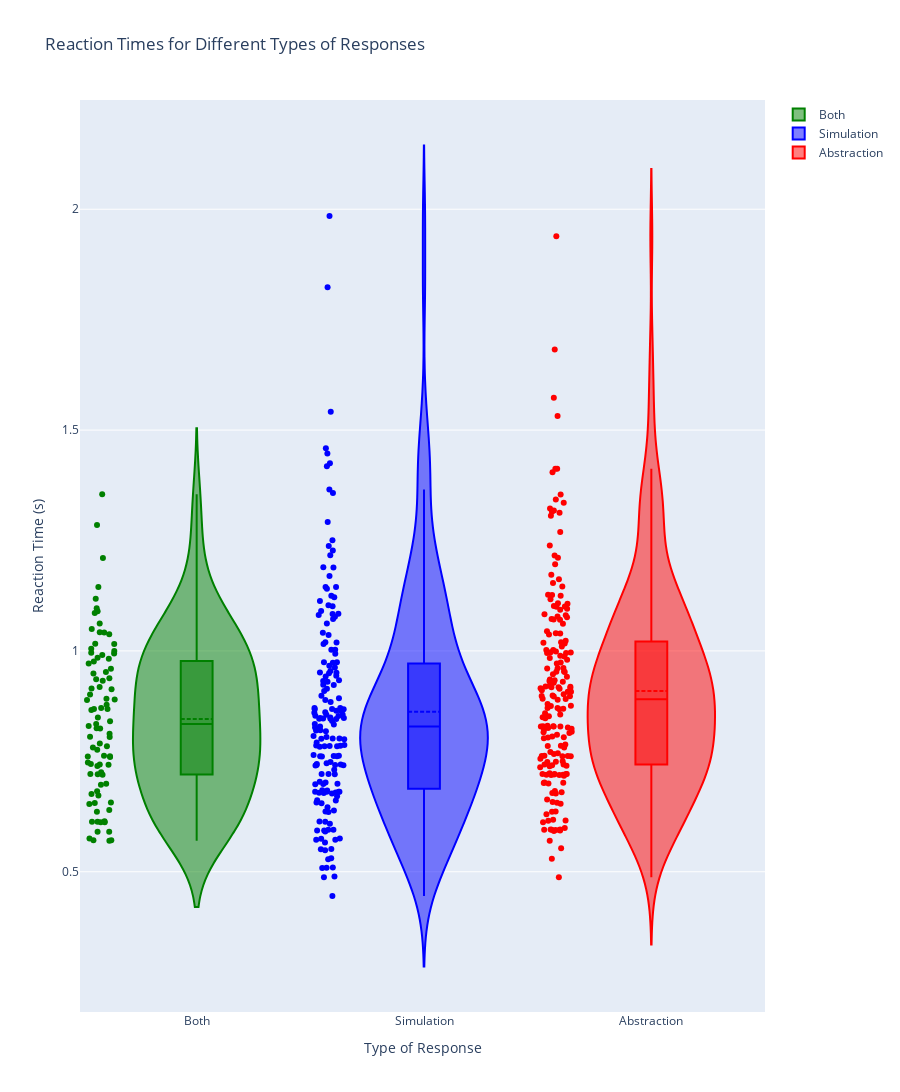

Notebook source saved alongside this figure:
### Code cell
rt_dubs = get_rt(all_subs, hypothesis="both", include_dubtrials="only", return_df=True)
rt_separate = get_rt(all_subs, hypothesis="both", include_dubtrials=False, return_df=True)
sim_rt = rt_separate["simulation"]["rt"]
abs_rt = rt_separate["abstraction"]["rt"]
both_rt = rt_dubs["sim + abs"]["rt"]

# Combine the data into a single DataFrame
data = pd.DataFrame({
    'Reaction Time': pd.concat([sim_rt, abs_rt, both_rt]),
    'Type': ['Simulation'] * len(sim_rt) + ['Abstraction'] * len(abs_rt) + ['Both'] * len(both_rt)
})

# Create the plot
fig = go.Figure()


fig.add_trace(go.Violin(x=data['Type'][data['Type'] == 'Both'],
                        y=data['Reaction Time'][data['Type'] == 'Both'],
                        name='Both',
                        box_visible=True,
                        meanline_visible=True,
                        points='all',
                        jitter=0.25,
                        pointpos=-1.5,
                        line_color='green'))

# Add violin plots
fig.add_trace(go.Violin(x=data['Type'][data['Type'] == 'Simulation'],
                        y=data['Reaction Time'][data['Type'] == 'Simulation'],
                        name='Simulation',
                        box_visible=True,
                        meanline_visible=True,
                        points='all',
                        jitter=0.25,
                        pointpos=-1.5,
                        line_color='blue'))

fig.add_trace(go.Violin(x=data['Type'][data['Type'] == 'Abstraction'],
                        y=data['Reaction Time'][data['Type'] == 'Abstraction'],
                        name='Abstraction',
                        box_visible=True,
                        meanline_visible=True,
                        points='all',
                        jitter=0.25,
                        pointpos=-1.5,
                        line_color='red'))



# Update layout
fig.update_layout(
    # title="Reaction Times for Different Types of Responses",
    title=f"Reaction Times for Different Types of Responses",
    xaxis_title="Type of Response",
    yaxis_title="Reaction Time (s)",
    violingap=0.2,
    violingroupgap=0.3,
    violinmode='overlay',
    height=1200
)

fig.show()

### Figure 1 — Plotly figure (JSON) as saved in the notebook; plotly's stock layout.template omitted (floating-point values rounded to 4 significant figures; data arrays with more than 128 entries replaced by an {"elided": "..."} marker saying what was removed)
{"data": [{"box": {"visible": true}, "jitter": 0.25, "line": {"color": "green"}, "meanline": {"visible": true}, "name": "Both", "pointpos": -1.5, "points": "all", "type": "violin", "x": ["Both", "Both", "Both", "Both", "Both", "Both", "Both", "Both", "Both", "Both", "Both", "Both", "Both", "Both", "Both", "Both", "Both", "Both", "Both", "Both", "Both", "Both", "Both", "Both", "Both", "Both", "Both", "Both", "Both", "Both", "Both", "Both", "Both", "Both", "Both", "Both", "Both", "Both", "Both", "Both", "Both", "Both", "Both", "Both", "Both", "Both", "Both", "Both", "Both", "Both", "Both", "Both", "Both", "Both", "Both", "Both", "Both", "Both", "Both", "Both", "Both", "Both", "Both", "Both", "Both", "Both", "Both", "Both", "Both", "Both", "Both", "Both", "Both", "Both", "Both", "Both", "Both", "Both", "Both", "Both", "Both", "Both", "Both", "Both", "Both", "Both", "Both", "Both", "Both", "Both", "Both", "Both", "Both", "Both", "Both", "Both", "Both", "Both", "Both", "Both", "Both", "Both"], "y": [0.776, 0.8495, 0.6824, null, 1.042, 0.9715, 0.9998, 0.8779, 1.05, null, 1.062, 1.355, 0.9956, null, null, 0.9907, 0.9846, 0.9131, 0.9362, 1.016, 1.097, 0.841, 0.9326, 0.8916, 0.9184, 0.8903, 0.9821, 0.806, 0.8688, 0.7398, 0.7903, 0.7811, 0.8248, 0.697, 0.7627, 0.7206, 0.7441, 0.7252, 0.6729, null, null, 1.145, null, 0.8246, 1.118, 1.21, 0.9758, null, 0.9149, 0.8892, 1.038, 1.016, 0.7421, 0.5716, 0.6132, 0.6119, 0.7428, 0.5715, 0.6142, 0.5906, 0.6759, 0.6124, 0.5905, 0.5755, 0.57, 1.285, 1.005, 0.8125, 0.9597, 1.086, null, 0.9013, 0.9381, 0.871, null, 1.09, 0.7198, null, 0.8687, 0.9489, 1.042, 0.805, 0.7475, 0.9521, 0.7613, 0.8298, 0.7611, 0.8347, null, 0.6537, 0.6559, 0.7598, null, 0.6567, 0.6992, 0.8665, 0.9943, 0.784, 0.7215, 0.636, 0.613, 0.6401]}, {"box": {"visible": true}, "jitter": 0.25, "line": {"color": "blue"}, "meanline": {"visible": true}, "name": "Simulation", "pointpos": -1.5, "points": "all", "type": "violin", "x": {"elided": "192 str values"}, "y": {"elided": "192 float values"}}, {"box": {"visible": true}, "jitter": 0.25, "line": {"color": "red"}, "meanline": {"visible": true}, "name": "Abstraction", "pointpos": -1.5, "points": "all", "type": "violin", "x": {"elided": "217 str values"}, "y": {"elided": "217 float values"}}], "layout": {"height": 1200, "title": {"text": "Reaction Times for Different Types of Responses"}, "violingap": 0.2, "violingroupgap": 0.3, "violinmode": "overlay", "xaxis": {"title": {"text": "Type of Response"}}, "yaxis": {"title": {"text": "Reaction Time (s)"}}}}
